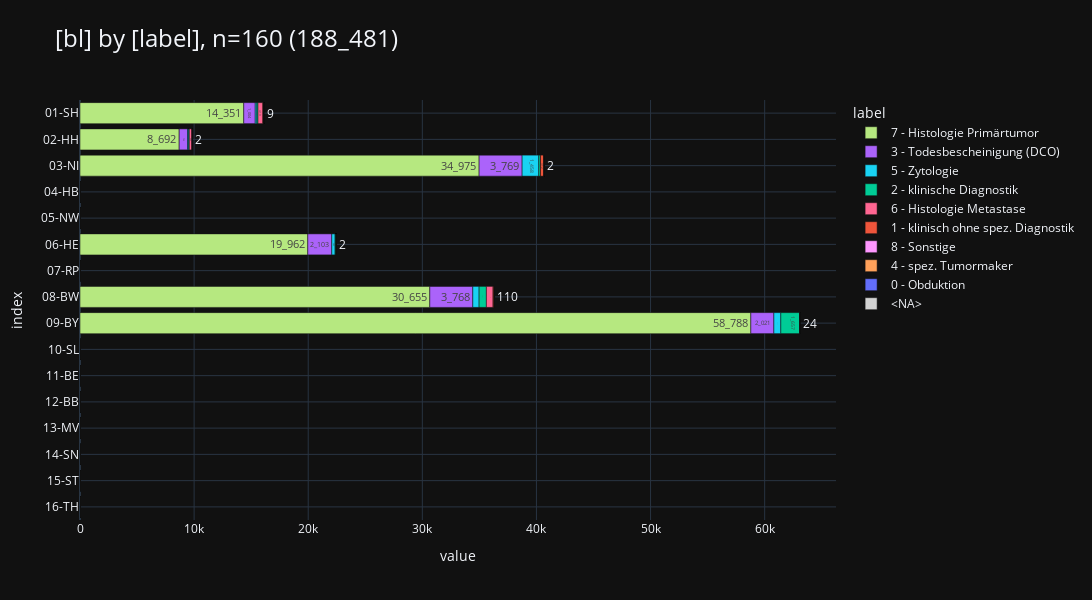

The notebook cell saved with this chart:
### Code cell
_df = df_dsich[
    [
        "bl",
        "label",
        "cnt",
    ]
].sort_values("bl")

_ = pls.plot_stacked_bars(
    _df,
    # swap=True,
    orientation="h",
    # show_total=True,
    # normalize=True,
    # relative=True,
    height=600,
    # top_n_color=5,
    # sort_values_index=True,
    sort_values_color=True,
    # top_n_index=3,
    # precision=2,
    # show_other=True,
    # top_n_index=2,
    kkr_col="bl",
)
_

### Figure 1 — Plotly figure (JSON) as saved in the notebook; plotly's stock layout.template omitted (floating-point values rounded to 4 significant figures)
{"data": [{"hovertemplate": "col=7 - Histologie Primärtumor<br>value=%{x}<br>index=%{y}<br>cnt_str=%{text}<extra></extra>", "legendgroup": "7 - Histologie Primärtumor", "marker": {"color": "#B6E880", "pattern": {"shape": ""}}, "name": "7 - Histologie Primärtumor", "orientation": "h", "showlegend": true, "text": ["14_351", "8_692", "34_975", "0", "0", "19_962", "0", "30_655", "58_788", "0", "0", "0", "0", "0", "0", "0"], "textposition": "auto", "type": "bar", "x": [14350.0, 8692.0, 34980.0, 0.0, 0.0, 19960.0, 0.0, 30660.0, 58790.0, 0.0, 0.0, 0.0, 0.0, 0.0, 0.0, 0.0], "xaxis": "x", "y": ["01-SH", "02-HH", "03-NI", "04-HB", "05-NW", "06-HE", "07-RP", "08-BW", "09-BY", "10-SL", "11-BE", "12-BB", "13-MV", "14-SN", "15-ST", "16-TH"], "yaxis": "y"}, {"hovertemplate": "col=3 - Todesbescheinigung (DCO)<br>value=%{x}<br>index=%{y}<br>cnt_str=%{text}<extra></extra>", "legendgroup": "3 - Todesbescheinigung (DCO)", "marker": {"color": "#AB63FA", "pattern": {"shape": ""}}, "name": "3 - Todesbescheinigung (DCO)", "orientation": "h", "showlegend": true, "text": ["1_004", "735", "3_769", "0", "0", "2_103", "0", "3_768", "2_021", "0", "0", "0", "0", "0", "0", "0"], "textposition": "auto", "type": "bar", "x": [1004.0, 735.0, 3769.0, 0.0, 0.0, 2103.0, 0.0, 3768.0, 2021.0, 0.0, 0.0, 0.0, 0.0, 0.0, 0.0, 0.0], "xaxis": "x", "y": ["01-SH", "02-HH", "03-NI", "04-HB", "05-NW", "06-HE", "07-RP", "08-BW", "09-BY", "10-SL", "11-BE", "12-BB", "13-MV", "14-SN", "15-ST", "16-TH"], "yaxis": "y"}, {"hovertemplate": "col=5 - Zytologie<br>value=%{x}<br>index=%{y}<br>cnt_str=%{text}<extra></extra>", "legendgroup": "5 - Zytologie", "marker": {"color": "#19D3F3", "pattern": {"shape": ""}}, "name": "5 - Zytologie", "orientation": "h", "showlegend": true, "text": ["146", "116", "1_458", "0", "0", "289", "0", "550", "607", "0", "0", "0", "0", "0", "0", "0"], "textposition": "auto", "type": "bar", "x": [146.0, 116.0, 1458.0, 0.0, 0.0, 289.0, 0.0, 550.0, 607.0, 0.0, 0.0, 0.0, 0.0, 0.0, 0.0, 0.0], "xaxis": "x", "y": ["01-SH", "02-HH", "03-NI", "04-HB", "05-NW", "06-HE", "07-RP", "08-BW", "09-BY", "10-SL", "11-BE", "12-BB", "13-MV", "14-SN", "15-ST", "16-TH"], "yaxis": "y"}, {"hovertemplate": "col=2 - klinische Diagnostik<br>value=%{x}<br>index=%{y}<br>cnt_str=%{text}<extra></extra>", "legendgroup": "2 - klinische Diagnostik", "marker": {"color": "#00CC96", "pattern": {"shape": ""}}, "name": "2 - klinische Diagnostik", "orientation": "h", "showlegend": true, "text": ["100", "35", "151", "0", "0", "104", "0", "641", "1_657", "0", "0", "0", "0", "0", "0", "0"], "textposition": "auto", "type": "bar", "x": [100.0, 35.0, 151.0, 0.0, 0.0, 104.0, 0.0, 641.0, 1657.0, 0.0, 0.0, 0.0, 0.0, 0.0, 0.0, 0.0], "xaxis": "x", "y": ["01-SH", "02-HH", "03-NI", "04-HB", "05-NW", "06-HE", "07-RP", "08-BW", "09-BY", "10-SL", "11-BE", "12-BB", "13-MV", "14-SN", "15-ST", "16-TH"], "yaxis": "y"}, {"hovertemplate": "col=6 - Histologie Metastase<br>value=%{x}<br>index=%{y}<br>cnt_str=%{text}<extra></extra>", "legendgroup": "6 - Histologie Metastase", "marker": {"color": "#FF6692", "pattern": {"shape": ""}}, "name": "6 - Histologie Metastase", "orientation": "h", "showlegend": true, "text": ["419", "262", "1", "0", "0", "0", "0", "584", "0", "0", "0", "0", "0", "0", "0", "0"], "textposition": "auto", "type": "bar", "x": [419.0, 262.0, 1.0, 0.0, 0.0, 0.0, 0.0, 584.0, 0.0, 0.0, 0.0, 0.0, 0.0, 0.0, 0.0, 0.0], "xaxis": "x", "y": ["01-SH", "02-HH", "03-NI", "04-HB", "05-NW", "06-HE", "07-RP", "08-BW", "09-BY", "10-SL", "11-BE", "12-BB", "13-MV", "14-SN", "15-ST", "16-TH"], "yaxis": "y"}, {"hovertemplate": "col=1 - klinisch ohne spez. Diagnostik<br>value=%{x}<br>index=%{y}<br>cnt_str=%{text}<extra></extra>", "legendgroup": "1 - klinisch ohne spez. Diagnostik", "marker": {"color": "#EF553B", "pattern": {"shape": ""}}, "name": "1 - klinisch ohne spez. Diagnostik", "orientation": "h", "showlegend": true, "text": ["65", "0", "312", "0", "0", "0", "0", "110", "0", "0", "0", "0", "0", "0", "0", "0"], "textposition": "auto", "type": "bar", "x": [65.0, 0.0, 312.0, 0.0, 0.0, 0.0, 0.0, 110.0, 0.0, 0.0, 0.0, 0.0, 0.0, 0.0, 0.0, 0.0], "xaxis": "x", "y": ["01-SH", "02-HH", "03-NI", "04-HB", "05-NW", "06-HE", "07-RP", "08-BW", "09-BY", "10-SL", "11-BE", "12-BB", "13-MV", "14-SN", "15-ST", "16-TH"], "yaxis": "y"}, {"hovertemplate": "col=8 - Sonstige<br>value=%{x}<br>index=%{y}<br>cnt_str=%{text}<extra></extra>", "legendgroup": "8 - Sonstige", "marker": {"color": "#FF97FF", "pattern": {"shape": ""}}, "name": "8 - Sonstige", "orientation": "h", "showlegend": true, "text": ["0", "0", "5", "0", "0", "0", "0", "0", "24", "0", "0", "0", "0", "0", "0", "0"], "textposition": "auto", "type": "bar", "x": [0.0, 0.0, 5.0, 0.0, 0.0, 0.0, 0.0, 0.0, 24.0, 0.0, 0.0, 0.0, 0.0, 0.0, 0.0, 0.0], "xaxis": "x", "y": ["01-SH", "02-HH", "03-NI", "04-HB", "05-NW", "06-HE", "07-RP", "08-BW", "09-BY", "10-SL", "11-BE", "12-BB", "13-MV", "14-SN", "15-ST", "16-TH"], "yaxis": "y"}, {"hovertemplate": "col=4 - spez. Tumormaker<br>value=%{x}<br>index=%{y}<br>cnt_str=%{text}<extra></extra>", "legendgroup": "4 - spez. Tumormaker", "marker": {"color": "#FFA15A", "pattern": {"shape": ""}}, "name": "4 - spez. Tumormaker", "orientation": "h", "showlegend": true, "text": ["9", "2", "0", "0", "0", "7", "0", "0", "0", "0", "0", "0", "0", "0", "0", "0"], "textposition": "auto", "type": "bar", "x": [9.0, 2.0, 0.0, 0.0, 0.0, 7.0, 0.0, 0.0, 0.0, 0.0, 0.0, 0.0, 0.0, 0.0, 0.0, 0.0], "xaxis": "x", "y": ["01-SH", "02-HH", "03-NI", "04-HB", "05-NW", "06-HE", "07-RP", "08-BW", "09-BY", "10-SL", "11-BE", "12-BB", "13-MV", "14-SN", "15-ST", "16-TH"], "yaxis": "y"}, {"hovertemplate": "col=0 - Obduktion<br>value=%{x}<br>index=%{y}<br>cnt_str=%{text}<extra></extra>", "legendgroup": "0 - Obduktion", "marker": {"color": "#636EFA", "pattern": {"shape": ""}}, "name": "0 - Obduktion", "orientation": "h", "showlegend": true, "text": ["0", "0", "2", "0", "0", "2", "0", "0", "0", "0", "0", "0", "0", "0", "0", "0"], "textposition": "auto", "type": "bar", "x": [0.0, 0.0, 2.0, 0.0, 0.0, 2.0, 0.0, 0.0, 0.0, 0.0, 0.0, 0.0, 0.0, 0.0, 0.0, 0.0], "xaxis": "x", "y": ["01-SH", "02-HH", "03-NI", "04-HB", "05-NW", "06-HE", "07-RP", "08-BW", "09-BY", "10-SL", "11-BE", "12-BB", "13-MV", "14-SN", "15-ST", "16-TH"], "yaxis": "y"}, {"hovertemplate": "col=<NA><br>value=%{x}<br>index=%{y}<br>cnt_str=%{text}<extra></extra>", "legendgroup": "<NA>", "marker": {"color": "lightgray", "pattern": {"shape": ""}}, "name": "<NA>", "orientation": "h", "showlegend": true, "text": ["0", "0", "0", "0", "0", "0", "0", "0", "0", "0", "0", "0", "0", "0", "0", "0"], "textposition": "auto", "type": "bar", "x": [0.0, 0.0, 0.0, 0.0, 0.0, 0.0, 0.0, 0.0, 0.0, 0.0, 0.0, 0.0, 0.0, 0.0, 0.0, 0.0], "xaxis": "x", "y": ["01-SH", "02-HH", "03-NI", "04-HB", "05-NW", "06-HE", "07-RP", "08-BW", "09-BY", "10-SL", "11-BE", "12-BB", "13-MV", "14-SN", "15-ST", "16-TH"], "yaxis": "y"}], "layout": {"barmode": "relative", "height": 600, "legend": {"title": {"text": "label"}, "tracegroupgap": 0, "traceorder": "normal"}, "title": {"font": {"size": 24}, "text": "[bl] by [label], n=160 (188_481)", "xanchor": "left", "y": 0.95, "yanchor": "top"}, "width": 2000, "xaxis": {"anchor": "y", "domain": [0, 1], "gridwidth": 1, "range": [0, 66250.0], "showgrid": true, "title": {"text": "value"}}, "yaxis": {"anchor": "x", "categoryarray": ["16-TH", "15-ST", "14-SN", "13-MV", "12-BB", "11-BE", "10-SL", "09-BY", "08-BW", "07-RP", "06-HE", "05-NW", "04-HB", "03-NI", "02-HH", "01-SH"], "categoryorder": "array", "domain": [0, 1], "gridwidth": 1, "showgrid": true, "title": {"text": "index"}}}}
